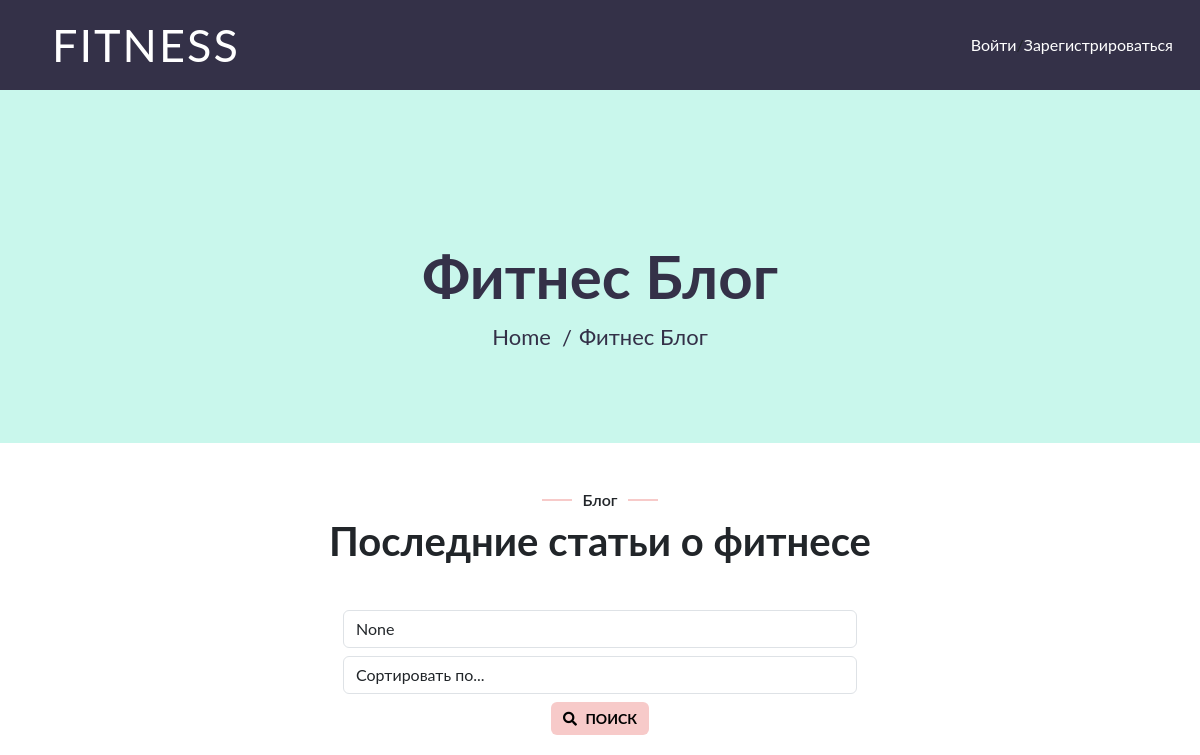
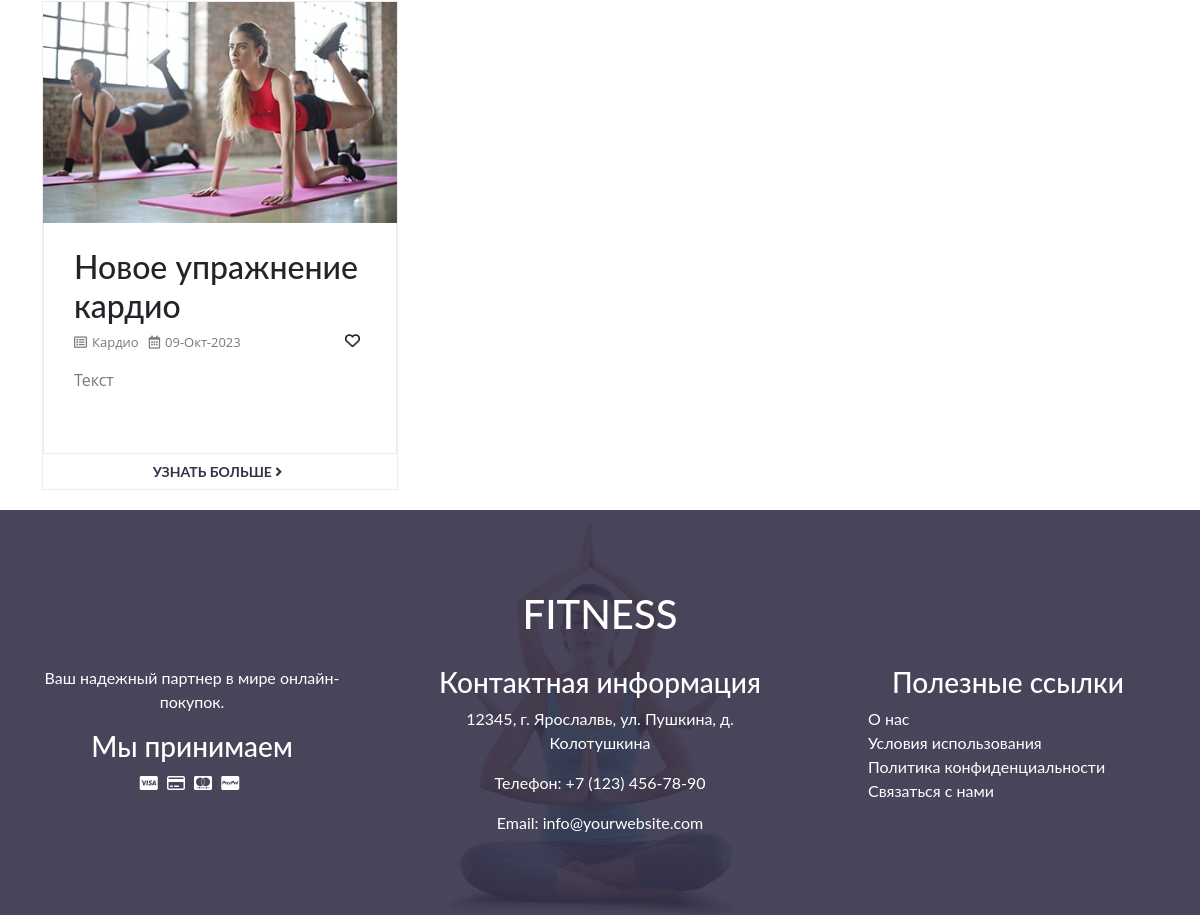
/search/, run on an earlier commit of the app's database (2 pictures, top to bottom).
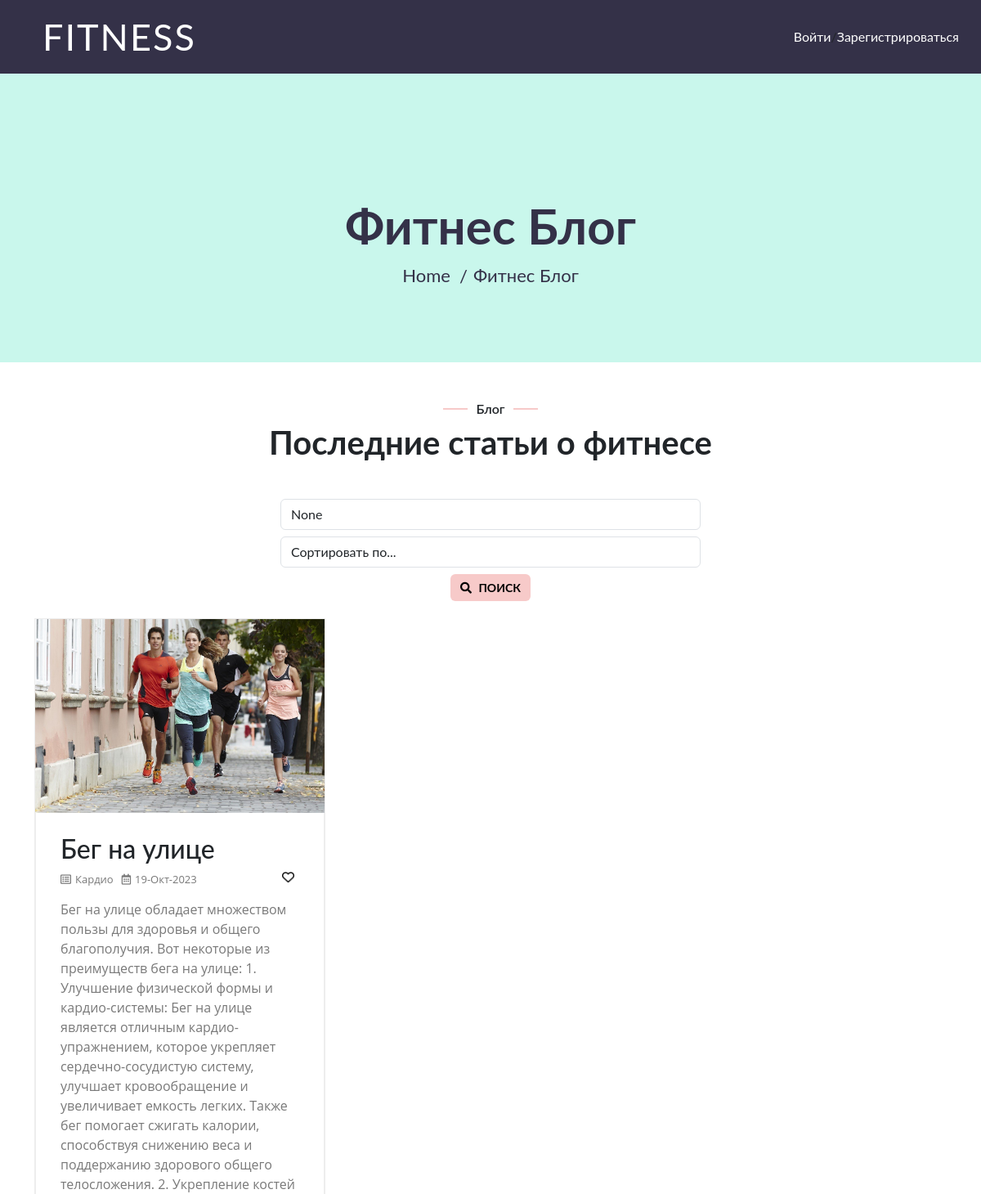
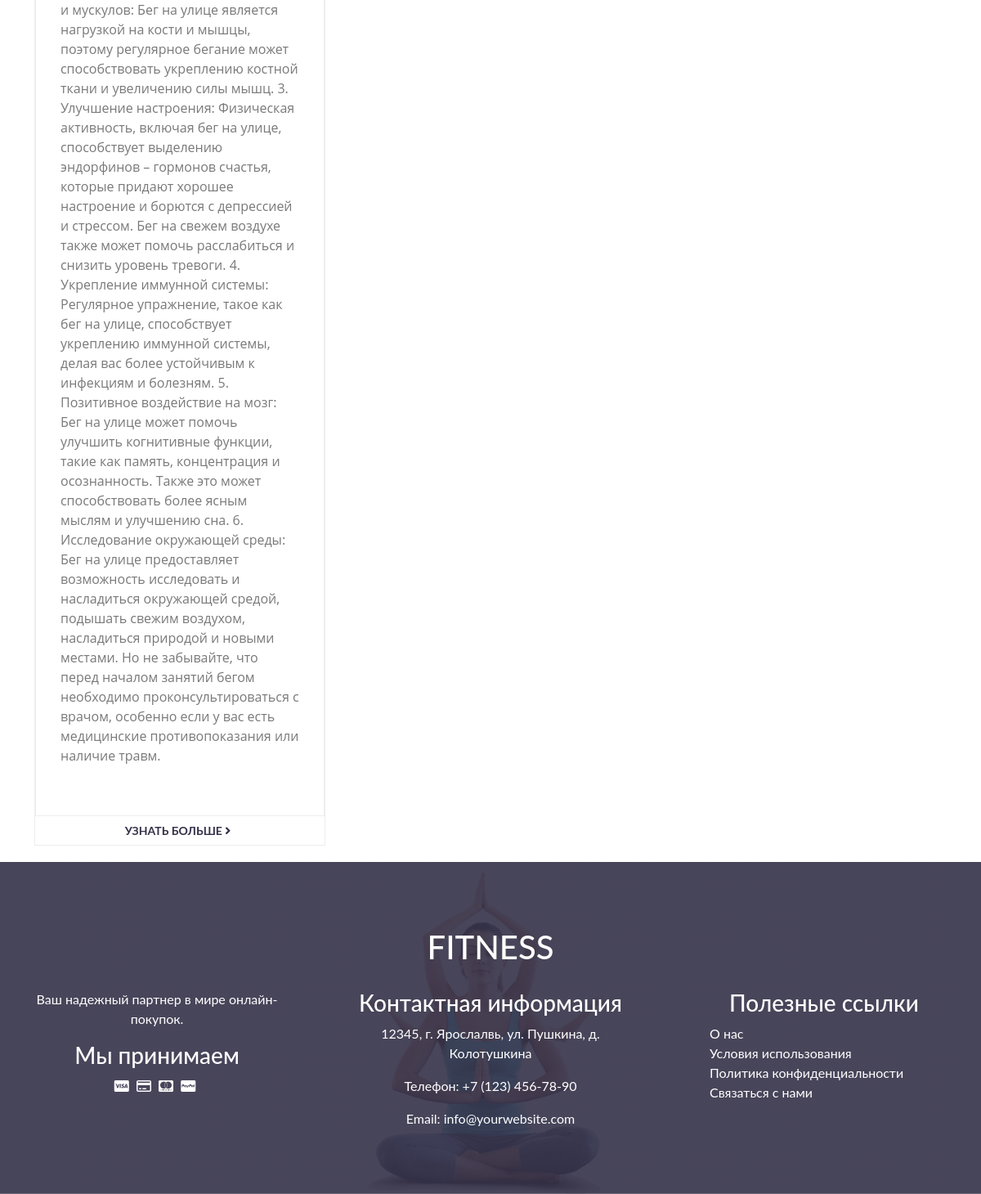
And on a later commit of the database (2 pictures, top to bottom).
### blog/models.py (models this page shows, shortened)
class Post(models.Model):
    title = models.CharField(max_length=200)
    content = models.TextField()
    created_at = models.DateTimeField(auto_now_add=True)
    image = models.ImageField(upload_to='media/', null=True, blank=True)
    category = models.ForeignKey(Category, on_delete=models.SET_NULL, null=True, blank=True)
    author = models.ForeignKey(User, on_delete=models.CASCADE, related_name='authored_posts')
    favorited_by = models.ManyToManyField(User, through='FavoritePost', related_name='favorite_posts')
    class Meta:
        verbose_name = 'Пост'
        verbose_name_plural = 'Посты'

class Category(models.Model):
    name = models.CharField(max_length=100)
    class Meta:
        verbose_name = 'Категория'
        verbose_name_plural = 'Категории'

### blog/views.py (the view)
# urls.py: path('search/', views.search, name='search'),
def search(request):
    query = request.GET.get('q')
    order = request.GET.get('order_by')
    posts = Post.objects.all()
    if query:
        posts = posts.filter(title__icontains=query)
    if order == 'date':
        posts = posts.order_by('-created_at')
    elif order == 'popularity':
        posts = posts.annotate(popularity=Count('comments')).order_by('-popularity')
    return render(request, 'blog/blog.html', {'posts': posts, 'query': query})

### templates/blog/blog.html (shortened to what this page needs)
{% include 'scheme/staticlinks.html' %}
{% include 'scheme/navbar.html' %}
{% load static %}
<body>
<div class="page-header">
    <div class="container">
        <div class="row">
            <div class="col-12">
                <h2>Фитнес Блог</h2>
            </div>
            <div class="col-12">
                <a href="/">Home</a>
                <a href="{{ request.path }}">Фитнес Блог</a>
            </div>
        </div>
    </div>
</div>
<div class="section-header text-center wow zoomIn" data-wow-delay="0.1s"
     style="visibility: visible; animation-delay: 0.1s; animation-name: zoomIn;">
    <p>Блог</p>
    {% if posts %}
    <h2>Последние статьи о фитнесе</h2>
    {% endif %}
</div>
<div class="container">
    <div class="row">
        <div class="col-md-6 offset-md-3">
            <form action="{% url 'search' %}" method="get" class="form-inline text-center">
                <div class="form-group mx-sm-3 mb-2">
                    <input type="text" name="q" class="form-control" placeholder="Поиск" value="{{ query }}">
                </div>
                <div class="form-group mx-sm-3 mb-2">
                    <select name="order_by" class="form-control">
                        <option value="">Сортировать по...</option>
                    </select>
                </div>
                <button type="submit" class="btn btn-custom">
                    <i class="fas fa-search"></i> Поиск
                </button>
            </form>
        </div>
    </div>
    <div class="row blog-page">
        {% for post in posts %}
        <div class="col-lg-4 col-md-6 wow fadeInUp custom_item_main">
            <div class="blog-item">
                {% if post.image %}
                <div class="blog-img"><img src="{{ post.image.url }}" alt="{{ post.title }}"></div>
                {% endif %}
                <div class="blog-text">
                    <h2><a href="{% url 'post_detail' post.id %}">{{ post.title }}</a></h2>
                    <div class="blog-meta content-gray">
                        {% if post.category %}
                        <p><i class="far fa-list-alt"></i>{{ post.category.name }}</p>
                        {% endif %}
                        <p><i class="far fa-calendar-alt"></i>{{ post.created_at|date:"d-M-Y" }}</p>
                        <button class="favorite-button" data-post-id="{{ post.id }}"
                                style="background: none; border: none; margin-left: auto; font-size: 20px; margin-top: -5px;">
                            {% if user in post.favorited_by.all %}
                            <img width="15px" src="/media/svg/heart-solid.png" alt="Regular Heart">
                            {% else %}
                            <img width="15px" src="/media/svg/heart-regular.png" alt="Solid Heart">
                            {% endif %}
                        </button>
                    </div>
                    <p class="content-gray">{{ post.content }}</p>
                </div>
                <a class="btn" href="{% url 'post_detail' post.id %}">Узнать больше <i class="fa fa-angle-right">
                </i></a>
            </div>
        </div>
        {% endfor %}
    </div>
</div>
{% include 'scheme/footer.html' %}
</body>

### templates/scheme/staticlinks.html (shortened to what this page needs)
{% load static %}
<html lang="en">
<head>
    {% load bootstrap5 %}
    {% bootstrap_css %}
    <link href="{% static 'fontawesomefree/css/fontawesome.css' %}" rel="stylesheet" type="text/css">
    <link href="{% static 'fontawesomefree/css/brands.css' %}" rel="stylesheet" type="text/css">
    <link href="{% static 'fontawesomefree/css/solid.css' %}" rel="stylesheet" type="text/css">
    <link rel="stylesheet" href="https://cdnjs.cloudflare.com/ajax/libs/font-awesome/4.7.0/css/font-awesome.min.css">
    <link rel="stylesheet" href="{% static 'css/styles.css' %}" type="text/css" media="all">
    <link rel="stylesheet" href="{% static 'css/footer.css' %}" type="text/css">
    <link rel="stylesheet" href="{% static 'css/navbar.css' %}" type="text/css">
    <link rel="stylesheet" href="{% static 'css/profile.css' %}" type="text/css">
    <link rel="stylesheet" href="https://cdnjs.cloudflare.com/ajax/libs/font-awesome/5.15.3/css/all.min.css">

### templates/scheme/navbar.html (shortened to what this page needs)
<div class="navbar navbar-expand-lg bg-dark navbar-dark">
    <div class="container-fluid">
        <a href="/" class="navbar-brand">Fitness</a>
        <div class="collapse navbar-collapse justify-content-between" id="navbarCollapse">
            {% if user.is_authenticated %}
            <div class="custom_nav_div">
                <span class="nav-item nav-link ml-auto custom_welcome_msg">Добро пожаловать, {{ user.username }}!</span>
                <a href="{% url 'view_profile' %}" class="nav-item nav-link">Профиль</a>
                <a class="nav-item nav-link custom_logout_btn" href="{% url 'logout' %}">Выйти</a>
            </div>
            {% else %}
            <div class="custom_nav_div">
                <a href="{% url 'login' %}" class="nav-item nav-link custom_login_btn">Войти</a> /
                <a href="{% url 'signup' %}" class="nav-item nav-link custom_signup_btn">Зарегистрироваться</a>
            </div>
            {% endif %}
        </div>
    </div>
</div>

### templates/scheme/favicon.html (shortened to what this page needs)
{% load static %}

### templates/scheme/footer.html (shortened to what this page needs)
<footer class="custom-footer">
    <div class="row">
        <div class="col-12 text-center">
            <h1 style="font-size:50x; margin-top: 20px;">FITNESS</h1>
        </div>
    </div>
    <div class="row">
        <div class="col-lg-4 col-sm-6">
            <div class="single-box">
                <p>Ваш надежный партнер в мире онлайн-покупок.</p>
                <h3>Мы принимаем</h3>
                <div class="card-area">
                    <i class="fa fa-cc-visa"></i>
                    <i class="fa fa-credit-card"></i>
                    <i class="fa fa-cc-mastercard"></i>
                    <i class="fa fa-cc-paypal"></i>
                </div>
            </div>
        </div>
        <div class="col-lg-4 col-sm-6">
            <div class="single-box">
                <h3>Контактная информация</h3>
                <p>12345, г. Ярослалвь, ул. Пушкина, д. Колотушкина</p>
                <p>Телефон: +7 (123) 456-78-90</p>
                <p>Email: info@yourwebsite.com</p>
            </div>
        </div>
        <div class="col-lg-4 col-sm-6">
            <div class="single-box">
                <h3>Полезные ссылки</h3>
                <ul>
                    <li><a href="#">О нас</a></li>
                    <li><a href="#">Условия использования</a></li>
                    <li><a href="#">Политика конфиденциальности</a></li>
                    <li><a href="#">Связаться с нами</a></li>
                </ul>
            </div>
        </div>
    </div>
</footer>

### static/css/styles.css (style rules this page uses)
.blog-text { position: relative; padding: 25px 30px; border-right: 1px solid rgba(0,0,0,.07); border-bottom: 1px solid rgba(0,0,0,.07); border-left: 1px solid rgba(0,0,0,.07); }
.page-header { position:relative; margin-bottom:45px; padding:150px 0 90px; text-align:center; background:#c9f7ec }
.page-header h2 { position:relative; color:#343148; font-size:60px; font-weight:700 }
.page-header a { position:relative; padding:0 12px; font-size:22px; color:#343148 }
.page-header a::after { position:absolute; content:"/"; width:8px; height:8px; top:-2px; right:-7px; text-align:center; color:#343148 }
.page-header a:last-child::after { display:none }
.section-header { position:relative; max-width:600px; margin:0 auto; margin-bottom:45px }
.section-header p { display:inline-block; margin:0 30px; margin-bottom:5px; padding:0 10px; position:relative; font-size:16px; font-weight:600; background:#fff }
.section-header p::after { position:absolute; content:""; height:2px; top:11px; right:-30px; left:-30px; background:#F7CAC9; z-index:-1 }
.section-header h2 { margin:0; position:relative; font-size:40px; font-weight:700 }
.blog-page { display: flex; flex-wrap: wrap; }
.blog-item { border: 1px solid rgba(0, 0, 0, 0.07); margin-bottom: 20px; }
.blog-img img { width: 100%; }
.blog-meta { position: relative; display: flex; margin-bottom: 15px; font-size: 13px; }
.content-gray { color: #797979; font-family: 'Open Sans',sans-serif; }
i { margin-right: 5px }
.blog-meta p { margin: 0 10px 0 0; }
.btn { font-size: 14px; font-weight: 700; text-transform: uppercase; color: #343148; transition: .3s; }
.blog-text h2 a { text-decoration: none; }
.blog-item { display: flex; flex-direction: column; height: 100%; }
.blog-text { flex-grow: 1; }
.custom_item_main { margin: 5px 0px 20px 0px; }
.btn-custom { background-color: #F7CAC9; color: black; border: none; transition: background-color 0.3s ease; }

### static/css/footer.css (style rules this page uses)
.custom-footer { box-sizing: border-box; background: linear-gradient(rgba(52, 49, 72, .9), rgba(52, 49, 72, .9)), url('/media/blog-4.png'); background-position: center; background-repeat: no-repeat; background-size: contain; color: #ffffff; padding: 60px 0; }
body { overflow-x: hidden; }
.custom-footer { padding-top: 60px; }
.single-box { margin: 20px; text-align: center; }
.single-box ul { list-style-type: none; text-align: left; }
.container { flex-grow: 1; }

### static/css/navbar.css (style rules this page uses)
.custom_nav_div { display: flex; align-items: center; }
.custom_login_btn, .custom_signup_btn { color: white; }
body { font-family: 'Lato', sans-serif; }
a, u { text-decoration: none; color: inherit; }
.navbar { padding: 15px; background: #343148 !important; z-index: 9999; }
.navbar .navbar-brand { margin: 25px; color:#fff; font-size:45px; line-height:0; text-transform:uppercase; letter-spacing:2px; transition:.5s }

What changed in the data, as far as the page shows it:
removed Post: image (picture), title "Новое упражнение кардио", category.name "Кардио", created_at "09-Окт-2023", content "Текст"
added Post: image (picture), title "Бег на улице", category.name "Кардио", created_at "19-Окт-2023", content "Бег на улице обладает множеством пользы для здоровья и общего благополучия. Вот некоторые из преимуществ бега на улице: 1. Улучшение физической формы и кардио-системы: Бег на улице является отличным кардио-упражнением, которое укрепляет сердечно-сосудистую систему, улучшает кровообращение и увеличивает емкость легких. Также бег помогает сжигать калории, способствуя снижению веса и поддержанию здорового общего телосложения. 2. Укрепление костей и мускулов: Бег на улице является нагрузкой на кости и мышцы, поэтому регулярное бегание может способствовать укреплению костной ткани и увеличению силы мышц. 3. Улучшение настроения: Физическая активность, включая бег на улице, способствует выделению…"
